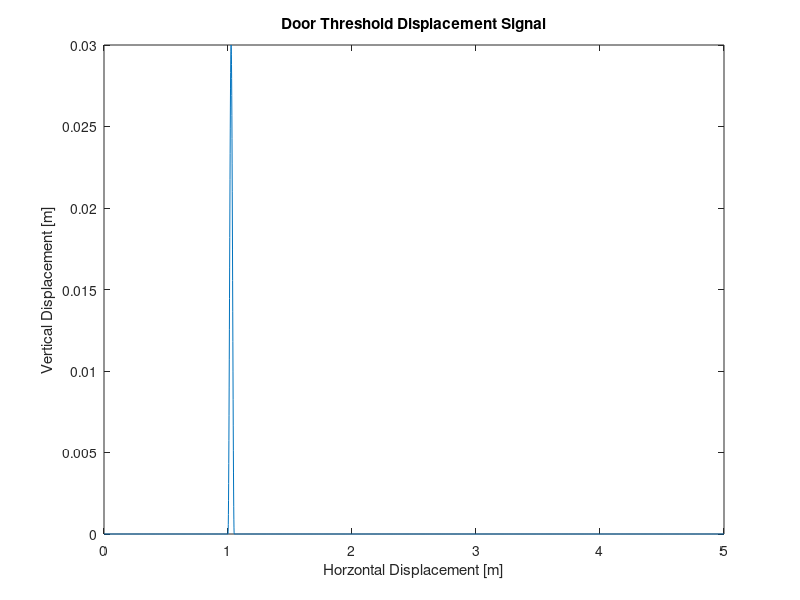

Source code (MATLAB): (Note: this script raises an error after producing the figure.)
%SYDE 351 Final Projct 
%Group 27
%Task 4

clear;
clc; 

%floor dimensions given in m
threshold_width = 0.05;
threshold_height = 0.03;
floor_length = 5;
start_distance = 1;

%generate number of points in the graph
x = linspace(0, floor_length, 5000);
y = zeros(size(x));

%generate graph
for i = 1:size(y, 2)
    if ((start_distance <= x(i)) && (x(i) <= start_distance + threshold_width))
        y(i) = (x(i) - start_distance) * 2 * pi / threshold_width;
        y(i) = (1 - cos(y(i))) * 0.5 * threshold_height;
    else
        y(i) = 0;    
    end
end

%plot the graph
plot(x, y);
title('Door Threshold Displacement Signal');
xlabel('Horzontal Displacement [m]');
ylabel('Vertical Displacement [m]');

%test the vertical displacment in the vibration simulation 
t = x;
[t_simulation, y_simulation, d_simulation, x_simulation, result] = run_vibration_simulation(t, y);

%check if the drink spills
disp(result);
